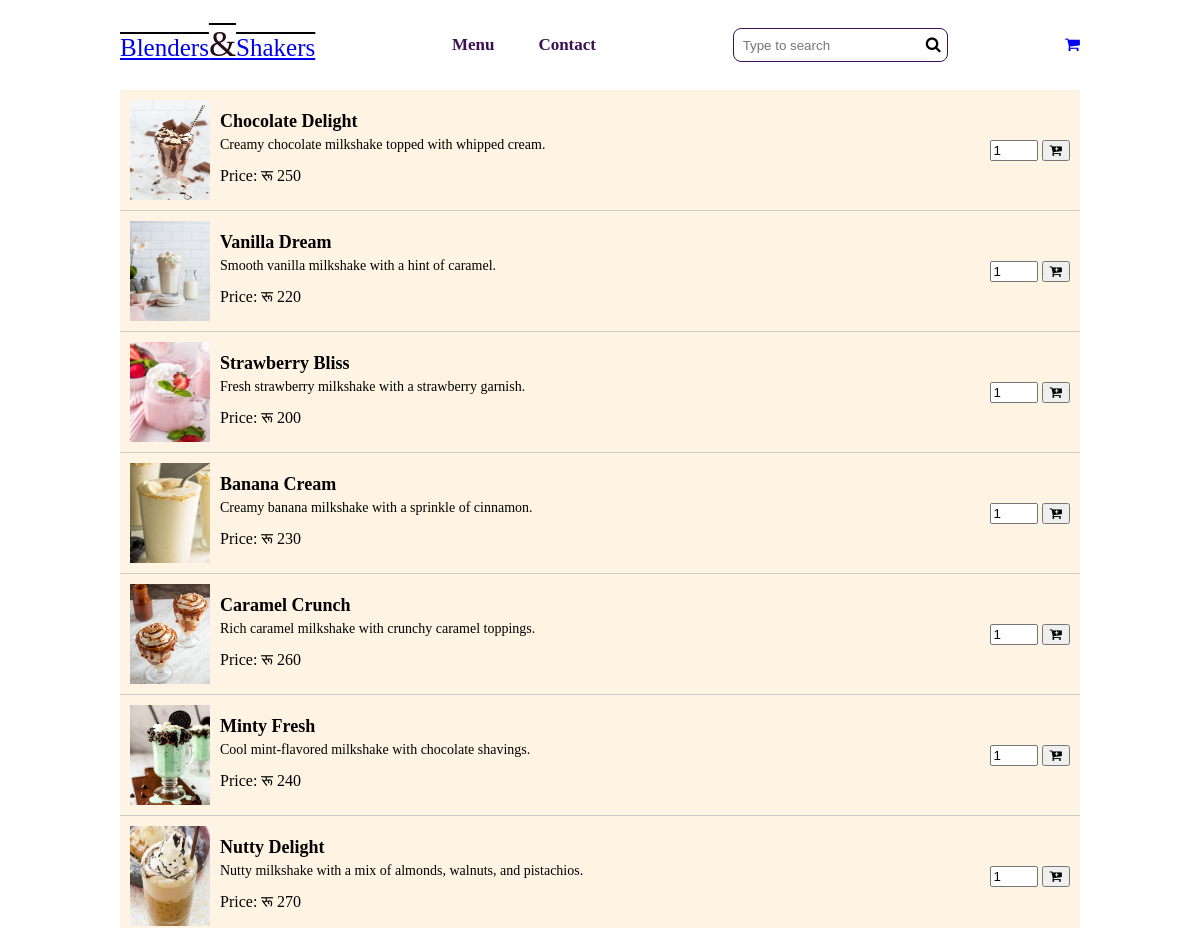
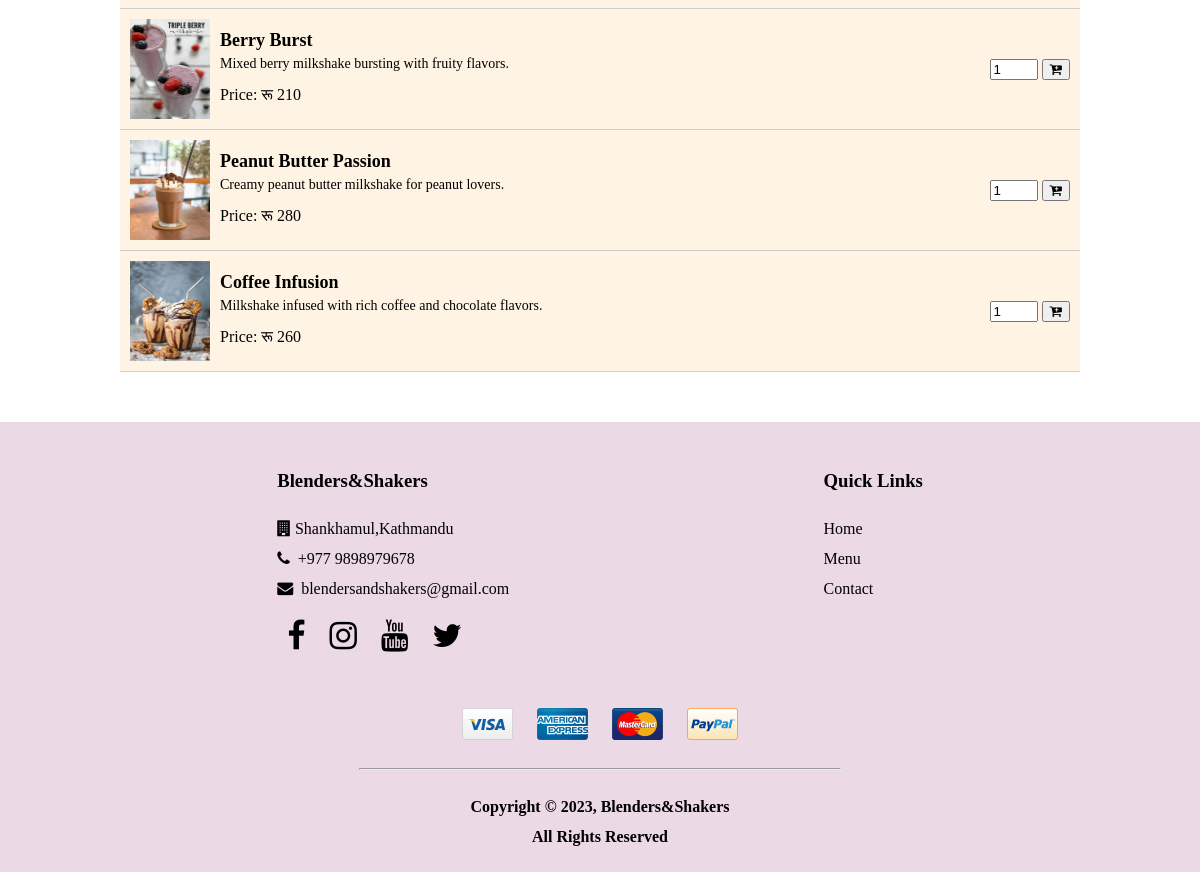
Page /menu.php on the committed database (2 pictures, top to bottom).
### tables this page shows
CREATE TABLE `menu` (
  `id` int(11) NOT NULL,
  `name` varchar(100) NOT NULL,
  `price` int(11) NOT NULL,
  `image` varchar(100) NOT NULL,
  `description` varchar(500) NOT NULL
);

### menu.php (the view, shortened to what this page needs)
<?php
  include("db.php");
  $query = "SELECT * FROM menu";
  $result = $conn->query($query);
?>
<!DOCTYPE html>
<html lang="en">
<head>
<link rel="stylesheet" type="text/css" href="style.css">
<link href="https://stackpath.bootstrapcdn.com/font-awesome/4.7.0/css/font-awesome.min.css" rel="stylesheet">
</head>
<body>
    <header class="container">
		<p class="logo"><a href="index.php">    Blenders<span class="ee">&</span>Shakers</p></a>
		<ul class="main-nav">
			<li><a href="menu.php">Menu</a></li>
			<li><a href="contact.php">Contact</a></li>
		</ul>
		<div class="search-div">
			<input type="text" placeholder="Type to search" class="search-input">
			<i class="fa fa-search"></i>
		</div>
    <a href="cart.php"><i class="fa fa-shopping-cart"></i></a>
	</header>
<div class="container">
<?php
  while ($row = $result->fetch_assoc()) { ?>
  <div class="menu-item" style="background-color: #FFF4E3;">
    <img src="images/<?php echo $row['image'] ?>" alt="Milkshake" class="item-image">
    <div class="item-details">
      <h3 class="item-title"><?php echo $row['name'] ?></h3>
      <p class="item-description"><?php echo $row['description'] ?></p>
      <p class="item-price">Price: रू <?php echo $row['price'] ?></p>
    </div>
    <div class="card-footer">
      <form method='post' action='server.php'>
        <input type='number' name='item_quantity' value="1" min="1" max="5">
        <button type="submit" name="add_to_cart"><i class="fa fa-cart-plus"></i></button>
      </form>
    </div>
  </div>
<?php } ?>
</div>
  <footer>
		<div class="foot container">
			<div class="foot1">
				<h3>Blenders&Shakers</h3>
				<ul class="contact">
					<li><i class="fa fa-building"></i>&nbsp;Shankhamul,Kathmandu</li>
					<li><i class="fa fa-phone"></i>&nbsp; +977 9898979678</li>
					<li><i class="fa fa-envelope"></i>&nbsp; blendersandshakers@gmail.com</li>
				</ul>
				<ul class="socials">
					<li><a href="#"><i class="fa fa-facebook fa-2x"></i></a></li>
					<li><a href="#"><i class="fa fa-instagram fa-2x"></i></a></li>
					<li><a href="#"><i class="fa fa-youtube fa-2x"></i></a></li>
					<li><a href="#"><i class="fa fa-twitter fa-2x"></i></a></li>
				</ul>
			</div>
			<div class="foot2">
				<h3>Quick Links</h3>
				<ul class="ql">
					<li><a href="index.php">Home</a></li>
					<li><a href="menu.php">Menu</a></li>
					<li><a href="contact.php">Contact</a></li>
				</ul>
			</div>
		</div>
		<div class="text-center">
			<img src="images/visa.png" class="payment">
			<img src="images/american-express.png" class="payment">
			<img src="images/mastercard.png" class="payment">
			<img src="images/paypal.png" class="payment">
		</div>
		<hr width="40%">
		<p class="text-center foot-text">Copyright &copy; 2023, Blenders&Shakers <br> All Rights Reserved</p>
	</footer>
</body>
</html>

### style.css (style rules this page uses)
body { margin:0; font-family: 'Raleway', sans-serif; }
.container { width:80%; margin: auto; }
.text-center { text-align: center; }
.item-image { width: 10px; height:100px; }
.logo { font-size: 25px; text-decoration:overline; }
.ee { color:#250b16; font-size:35px; }
.main-nav { padding:0; list-style-type: none; }
.main-nav li { display: inline; margin:10px; }
.main-nav li a { text-decoration: none; font-weight: bold; font-size: 17px; padding:10px; color:#3C1053; }
.search-input { border:none; outline:none; }
.search-div { border:1px solid #3C1053; border-radius: 8px; padding:7px; }
header { display: flex; justify-content: space-between; align-items: center; }
footer { background:#ebd9e5; color: #000000; line-height: 30px; margin-top: 50px; }
.contact,.socials,.ql { list-style-type: none; padding: 0; }
.socials li { display: inline; margin: 10px; }
.socials li a, .ql li a { text-decoration: none; color: #000000; }
.foot { display: flex; justify-content: space-around; padding: 25px; }
.payment { margin: 10px; }
.foot-text { padding-top: 14px; padding-bottom:20px; font-weight: bold; margin: 0; }

### menu.php (style rules this page uses)
body { font-family:cursive; }
.menu-item { display: flex; align-items: center; padding: 10px; border-bottom: 1px solid #ccc; }
.item-image { flex: 0 0 80px; margin-right: 10px; }
.item-details { flex: 1; }
.item-title { font-size: 18px; margin: 0; }
.item-description { font-size: 14px; margin-top: 5px; }
.item-price { font-size: 16px; margin: 5px 0; }

### rows in the picture
menu: image (picture), name "Chocolate Delight", description "Creamy chocolate milkshake topped with whipped cream.", price "250"
menu: image (picture), name "Vanilla Dream", description "Smooth vanilla milkshake with a hint of caramel.", price "220"
menu: image (picture), name "Strawberry Bliss", description "Fresh strawberry milkshake with a strawberry garnish.", price "200"
menu: image (picture), name "Banana Cream", description "Creamy banana milkshake with a sprinkle of cinnamon.", price "230"
menu: image (picture), name "Caramel Crunch", description "Rich caramel milkshake with crunchy caramel toppings.", price "260"
menu: image (picture), name "Minty Fresh", description "Cool mint-flavored milkshake with chocolate shavings.", price "240"
menu: image (picture), name "Nutty Delight", description "Nutty milkshake with a mix of almonds, walnuts, and pistachios.", price "270"
menu: image (picture), name "Berry Burst", description "Mixed berry milkshake bursting with fruity flavors.", price "210"
menu: image (picture), name "Peanut Butter Passion", description "Creamy peanut butter milkshake for peanut lovers.", price "280"
menu: image (picture), name "Coffee Infusion", description "Milkshake infused with rich coffee and chocolate flavors.", price "260"
